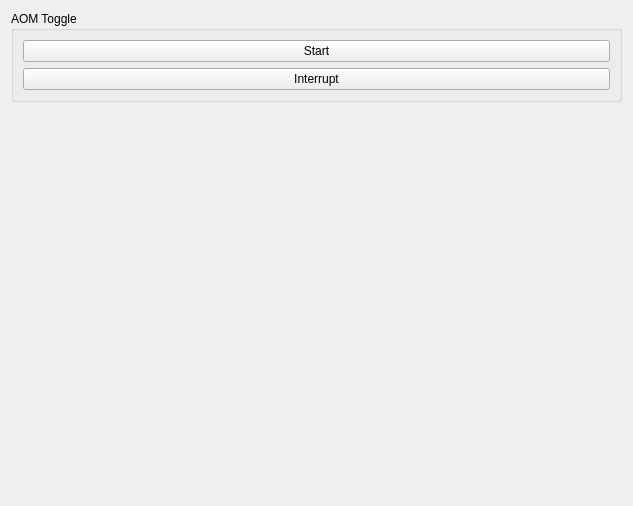
<?xml version="1.0" encoding="UTF-8"?>
<ui version="4.0">
 <class>Form</class>
 <widget class="QWidget" name="Form">
  <property name="geometry">
   <rect>
    <x>0</x>
    <y>0</y>
    <width>633</width>
    <height>506</height>
   </rect>
  </property>
  <property name="windowTitle">
   <string>Form</string>
  </property>
  <layout class="QGridLayout" name="gridLayout" rowstretch="0,1">

   <item row="0" column="2">
    <widget class="QGroupBox" name="camera_controls_groupBox">
     <property name="title">
      <string>AOM Toggle</string>
     </property>
     <layout class="QGridLayout" name="gridLayout" columnstretch="0,0">

      <item row="1" column="0">
       <widget class="QPushButton" name="interruptAOM_pushButton">
        <property name="text">
         <string>Interrupt</string>
        </property>
       </widget>
      </item>

      <item row="0" column="0">
       <widget class="QPushButton" name="startAOM_pushButton">
        <property name="text">
         <string>Start</string>
        </property>
       </widget>
      </item>

     </layout>
    </widget>
   </item>

  </layout>
 </widget>
 <resources/>
 <connections/>
</ui>
